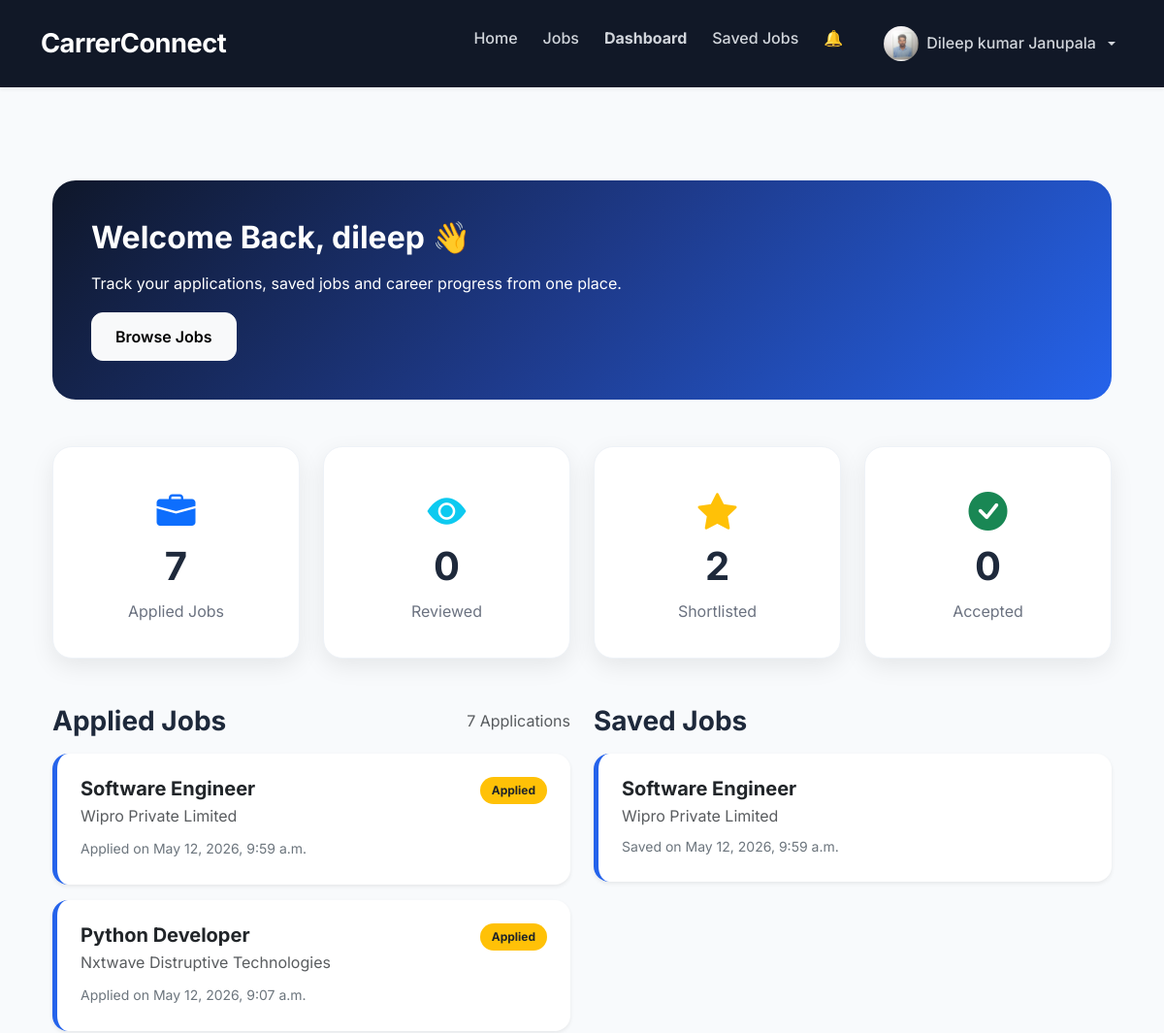
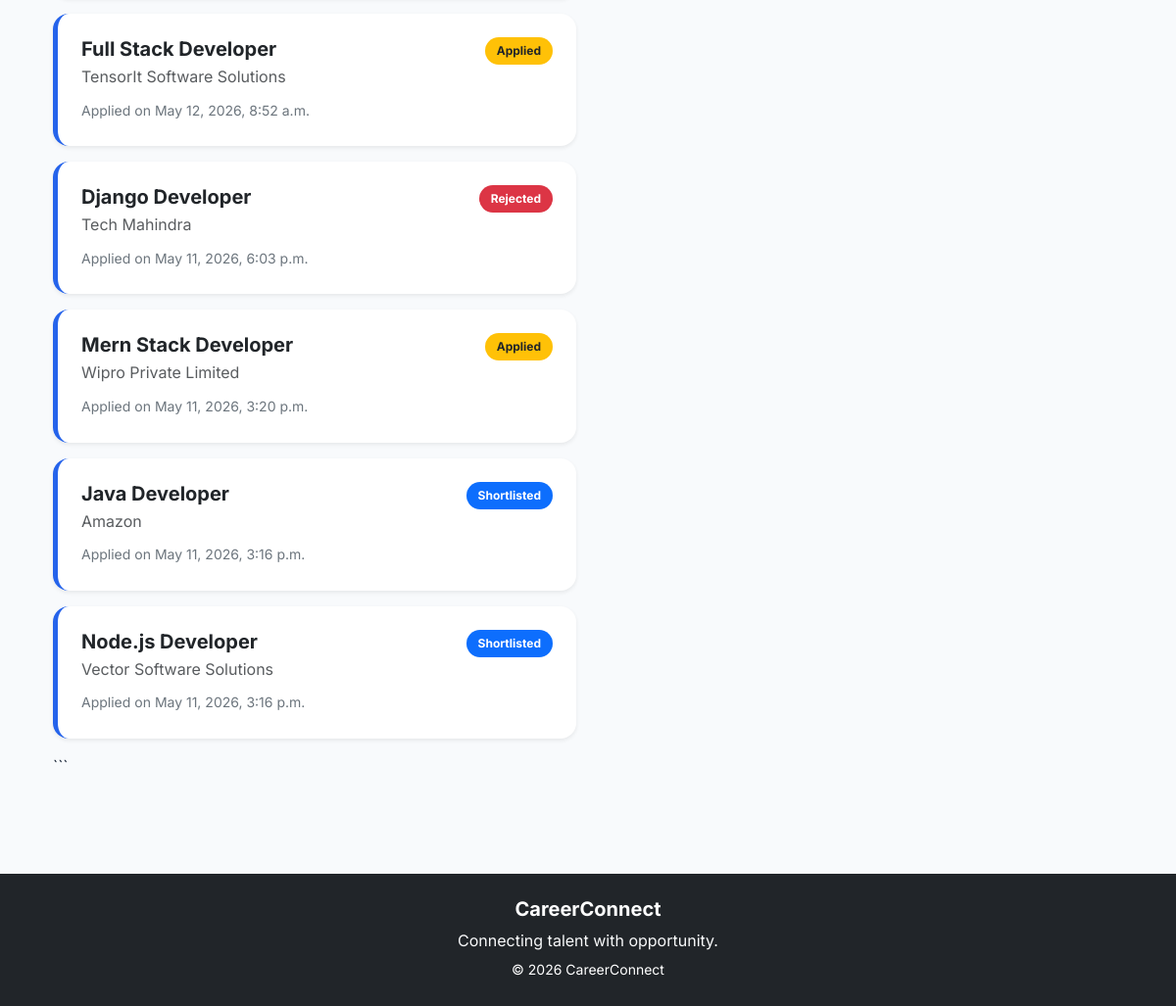
The page /applications/candidate/dashboard/ (signed in) on the database its author committed (2 pictures, top to bottom).
### accounts/models.py (models this page shows, shortened)
class UserProfile(models.Model):
    ROLE_CHOICES = (
        ('candidate', 'Candidate'),
        ('recruiter', 'Recruiter'),
    )
    user = models.OneToOneField(
        User,
        on_delete=models.CASCADE
    )
    full_name = models.CharField(
    max_length=200,
    blank=True
)
    role = models.CharField(
        max_length=20,
        choices=ROLE_CHOICES,
         default='candidate'
    )
    profile_image = models.ImageField(
        upload_to='profile_images/',
        blank=True,
        null=True
    )
    bio = models.TextField(
        blank=True,
        null=True
    )
    skills = models.CharField(
        max_length=300,
        blank=True,
        null=True
    )
    education = models.TextField(
        blank=True,
        null=True
    )
    experience = models.TextField(
        blank=True,
        null=True
    )
    resume = models.FileField(
        upload_to='resumes/',
        blank=True,
        null=True
    )
    company_name = models.CharField(
        max_length=255,
        blank=True,
        null=True
    )
    company_website = models.URLField(
        blank=True,
        null=True
    )
    company_description = models.TextField(
        blank=True,
        null=True
    )

### applications/models.py (models this page shows, shortened)
class Application(models.Model):
    STATUS_CHOICES = [
    ('applied', 'Applied'),
    ('reviewed', 'Reviewed'),
    ('shortlisted', 'Shortlisted'),
    ('accepted', 'Accepted'),
    ('rejected', 'Rejected'),
]
    job = models.ForeignKey(
        Job,
        on_delete=models.CASCADE
    )
    applicant = models.ForeignKey(
        User,
        on_delete=models.CASCADE
    )
    status = models.CharField(
    max_length=20,
    choices=STATUS_CHOICES,
    default='applied'
)
    applied_at = models.DateTimeField(
        auto_now_add=True
    )

class SavedJob(models.Model):
    user = models.ForeignKey(
        User,
        on_delete=models.CASCADE
    )
    job = models.ForeignKey(
        'jobs.Job',
        on_delete=models.CASCADE
    )
    saved_at = models.DateTimeField(
        auto_now_add=True
    )
    class Meta:
        unique_together = (
            'user',
            'job'
        )

### jobs/models.py (models this page shows, shortened)
class Job(models.Model):
    JOB_TYPE_CHOICES = (
        ('full_time', 'Full Time'),
        ('part_time', 'Part Time'),
        ('internship', 'Internship'),
        ('remote', 'Remote'),
)
    EXPERIENCE_LEVEL_CHOICES = (
    ('fresher', 'Fresher'),
    ('junior', 'Junior'),
    ('mid', 'Mid Level'),
    ('senior', 'Senior'),
)
    recruiter = models.ForeignKey(
        User,
        on_delete=models.CASCADE
    )
    title = models.CharField(
        max_length=255
    )
    company_name = models.CharField(
        max_length=255
    )
    company_logo = models.ImageField(
    upload_to='company_logos/',
    blank=True,
    null=True
    )
    location = models.CharField(
        max_length=255
    )
    salary = models.CharField(
        max_length=100
    )
    job_type = models.CharField(
        max_length=50,
        choices=JOB_TYPE_CHOICES
    )
    experience_level = models.CharField(
    max_length=50,
    choices=EXPERIENCE_LEVEL_CHOICES,
    default='fresher'
)
    description = models.TextField()
    requirements = models.TextField()
    created_at = models.DateTimeField(
        auto_now_add=True
    )
    updated_at = models.DateTimeField(
        auto_now=True
    )

### applications/views.py (the view)
@login_required
def candidate_dashboard_view(request):
    if request.user.userprofile.role != 'candidate':
        return redirect('home')
    applied_jobs = Application.objects.filter(
        applicant=request.user
    ).order_by('-applied_at')
    saved_jobs = SavedJob.objects.filter(
        user=request.user
    ).order_by('-saved_at')
    context = {
        'applied_jobs': applied_jobs,
        'saved_jobs': saved_jobs,
        'total_applied': applied_jobs.count(),
        'reviewed_count': applied_jobs.filter(
            status='reviewed'
        ).count(),
        'shortlisted_count': applied_jobs.filter(
            status='shortlisted'
        ).count(),
        'accepted_count': applied_jobs.filter(
            status='accepted'
        ).count(),
    }
    return render(
        request,
        'applications/candidate_dashboard.html',
        context
    )

### accounts/context_processors.py (called while the page is built)
def notification_count(request):
    if request.user.is_authenticated:
        count = Notification.objects.filter(
            user=request.user,
            is_read=False
        ).count()
        return {
            'notification_count': count
        }
    return {
        'notification_count': 0
    }

### templates/applications/candidate_dashboard.html (shortened to what this page needs)
{% extends 'base.html' %}
{% block content %}
<div class="container py-5">
<div class="welcome-banner mb-5">
    <h2 class="fw-bold mb-3">
        Welcome Back, {{ request.user.username }} 👋
    </h2>
    <p class="mb-3">
        Track your applications, saved jobs and career progress from one place.
    </p>
    <a href="{% url 'jobs' %}" class="btn btn-light fw-semibold">
        Browse Jobs
    </a>
</div>
<div class="row g-4 mb-5">
    <div class="col-md-3">
        <div class="dashboard-card">
            <i class="bi bi-briefcase-fill text-primary"></i>
            <h2>{{ total_applied }}</h2>
            <p>Applied Jobs</p>
        </div>
    </div>
    <div class="col-md-3">
        <div class="dashboard-card">
            <i class="bi bi-eye-fill text-info"></i>
            <h2>{{ reviewed_count }}</h2>
            <p>Reviewed</p>
        </div>
    </div>
    <div class="col-md-3">
        <div class="dashboard-card">
            <i class="bi bi-star-fill text-warning"></i>
            <h2>{{ shortlisted_count }}</h2>
            <p>Shortlisted</p>
        </div>
    </div>
    <div class="col-md-3">
        <div class="dashboard-card">
            <i class="bi bi-check-circle-fill text-success"></i>
            <h2>{{ accepted_count }}</h2>
            <p>Accepted</p>
        </div>
    </div>
</div>
<div class="row g-4">
    <div class="col-lg-6">
        <div class="d-flex justify-content-between align-items-center mb-3">
    <h3 class="fw-bold mb-0">
        Applied Jobs
    </h3>
    <span class="text-muted">
        {{ total_applied }} Application{{ total_applied|pluralize }}
    </span>
</div>
        {% for application in applied_jobs %}
        <div class="card application-card border-0 shadow-sm rounded-4 p-4 mb-3">
            <div class="d-flex justify-content-between align-items-start">
                <div>
                    <h5 class="fw-bold mb-1">
                        {{ application.job.title }}
                    </h5>
                    <p class="text-muted mb-2">
                        {{ application.job.company_name }}
                    </p>
                    <small class="text-secondary">
                        Applied on {{ application.applied_at }}
                    </small>
                </div>
                <div>
                    {% if application.status == 'applied' %}
                        <span class="badge bg-warning text-dark">Applied</span>
                    {% elif application.status == 'reviewed' %}
                        <span class="badge bg-info text-dark">Reviewed</span>
                    {% elif application.status == 'shortlisted' %}
                        <span class="badge bg-primary">Shortlisted</span>
                    {% elif application.status == 'accepted' %}
                        <span class="badge bg-success">Accepted</span>
                    {% elif application.status == 'rejected' %}
                        <span class="badge bg-danger">Rejected</span>
                    {% endif %}
                </div>
            </div>
        </div>
        {% endfor %}
    </div>
    <div class="col-lg-6">
        <h3 class="fw-bold mb-3">
            Saved Jobs
        </h3>
        {% for saved in saved_jobs %}
        <div class="card application-card border-0 shadow-sm rounded-4 p-4 mb-3">
            <h5 class="fw-bold mb-1">
                {{ saved.job.title }}
            </h5>
            <p class="text-muted mb-2">
                {{ saved.job.company_name }}
            </p>
            <small class="text-secondary">
                Saved on {{ saved.saved_at }}
            </small>
        </div>
        {% endfor %}
    </div>
</div>
```
</div>
{% endblock %}

### templates/base.html (shortened to what this page needs)
{% load static %}
<!DOCTYPE html>
<html lang="en">
<head>
<link rel="stylesheet"
href="https://cdn.jsdelivr.net/npm/bootstrap-icons@1.11.3/font/bootstrap-icons.min.css">
<link
    href="https://cdn.jsdelivr.net/npm/bootstrap@5.3.3/dist/css/bootstrap.min.css"
    rel="stylesheet">
<link
    rel="stylesheet"
    href="{% static 'css/style.css' %}">
</head>
<body>
    <nav class="navbar navbar-expand-lg navbar-dark shadow-sm">
        <div class="container">
            <a class="navbar-brand fw-bold" href="{% url 'home' %}">
                CarrerConnect
            </a>
            <div class="collapse navbar-collapse" id="navbarNav">
                <ul class="navbar-nav ms-auto">
                    <li class="nav-item">
                        <a class="nav-link {% if request.path == '/' %}active fw-bold{% endif %}"
                                href="{% url 'home' %}">
                            Home
                        </a>
                    </li>
                    <li class="nav-item">
                       <a class="nav-link {% if '/jobs/' in request.path %}active fw-bold{% endif %}"
                            href="{% url 'jobs' %}">
                            Jobs
                        </a>
                    </li>
                           {% if user.is_authenticated %}
                                    {% if user.userprofile.role == 'candidate' %}
                                    <li class="nav-item">
                                        <a class="nav-link {% if '/applications/candidate/dashboard/' in request.path %}active fw-bold{% endif %}"
                                            href="{% url 'candidate_dashboard' %}">
                                            Dashboard
                                        </a>
                                    </li>
                                        <li class="nav-item">
                                            <a class="nav-link {% if '/applications/saved-jobs/' in request.path %}active fw-bold{% endif %}"
                                                href="{% url 'saved_jobs' %}">
                                                Saved Jobs
                                            </a>
                                        </li>
                                    {% endif %}
                                <li class="nav-item me-3">
                                    <a class="nav-link position-relative text-white"
                                    href="{% url 'notifications' %}">
                                        🔔
                                    </a>
                                </li>
                                    <li class="nav-item dropdown">
                                    <a class="nav-link dropdown-toggle d-flex align-items-center gap-2 {% if '/accounts/profile/' in request.path %}active fw-bold{% endif %}"
                                    href="#"
                                    role="button"
                                    data-bs-toggle="dropdown"
                                    aria-expanded="false">
                                        {% if user.userprofile.profile_image %}
                                            <img src="{{ user.userprofile.profile_image.url }}"
                                                width="36"
                                                height="36"
                                                class="rounded-circle"
                                                style="object-fit: cover;">
        {% else %}
            <div class="bg-secondary rounded-circle"
                 style="width: 36px;
                        height: 36px;">
            </div>
        {% endif %}
        <span>
            {% if user.userprofile.full_name %}
                {{ user.userprofile.full_name }}
            {% else %}
                {{ request.user.username }}
            {% endif %}
        </span>
    </a>
</li>
                                {% endif %}
                </ul>
            </div>
        </div>
    </nav>
    <div
    id="toastBox"
    class="position-fixed top-0 end-0 p-3"
    style="z-index: 9999;">
</div>
<div class="container mt-5">
    {% block content %}
    {% endblock %}
</div>
    <footer class="bg-dark text-white text-center py-4 mt-5">
    <h5 class="fw-bold">
        CareerConnect
    </h5>
    <p class="text-light mb-1">
        Connecting talent with opportunity.
    </p>
    <small>
        © 2026 CareerConnect
    </small>
</footer>
</body>
</html>

### static/css/style.css (style rules this page uses)
body { font-family: 'Inter', sans-serif; background: #f8fafc; color: #1e293b; line-height: 1.6; }
.navbar { padding: 16px 0; box-shadow: 0 2px 20px rgba(0,0,0,0.08); }
.navbar-brand { font-size: 1.5rem; font-weight: 800; letter-spacing: 0.5px; }
.btn { border-radius: 12px; font-weight: 600; padding: 12px 24px; transition: 0.3s ease; }
.card { border: none; border-radius: 20px; background: #ffffff; box-shadow: 0 10px 30px rgba(0,0,0,0.05); transition: 0.3s ease; }
.badge { padding: 8px 12px; border-radius: 20px; }
.dashboard-card { text-align: center; padding: 30px; }
.dashboard-card h1, .dashboard-card h2 { font-weight: 800; }
footer { margin-top: 80px; padding: 20px; }
.navbar { background: #111827 !important; padding: 18px 0; }
.navbar-brand { font-size: 1.7rem; font-weight: 800; letter-spacing: -0.5px; }
.navbar .nav-link { color: #d1d5db !important; font-weight: 500; margin-left: 10px; transition: all 0.3s ease; }
.welcome-banner { background: linear-gradient( 135deg, #0f172a 0%, #1e3a8a 50%, #2563eb 100% ); color:white; padding:40px; border-radius:24px; }
.welcome-banner h2 { margin-bottom:10px; }
.dashboard-card { background:#fff; border-radius:20px; padding:35px 20px; text-align:center; box-shadow:0 8px 25px rgba(0,0,0,.08); transition:all .3s ease; height:100%; border:1px solid #eef2f7; }
.dashboard-card i { font-size:2.5rem; color:#2563eb; margin-bottom:15px; }
.dashboard-card h2 { font-size:2.5rem; font-weight:700; margin-bottom:10px; }
.dashboard-card p { font-size:1rem; color:#6b7280; margin-bottom:0; }
.application-card { transition:.3s; border-left:5px solid #2563eb !important; }

### rows shown on the page
Application: job "Software Engineer", job.company_name "Wipro Private Limited", applied_at "May 12, 2026, 9:59 a.m.", status "Applied"
Application: job "Python Developer", job.company_name "Nxtwave Distruptive Technologies", applied_at "May 12, 2026, 9:07 a.m.", status "Applied"
Application: job "Full Stack Developer", job.company_name "TensorIt Software Solutions", applied_at "May 12, 2026, 8:52 a.m.", status "Applied"
Application: job "Django Developer", job.company_name "Tech Mahindra", applied_at "May 11, 2026, 6:03 p.m.", status "Rejected"
Application: job "Mern Stack Developer", job.company_name "Wipro Private Limited", applied_at "May 11, 2026, 3:20 p.m.", status "Applied"
Application: job "Java Developer", job.company_name "Amazon", applied_at "May 11, 2026, 3:16 p.m.", status "Shortlisted"
Application: job "Node.js Developer", job.company_name "Vector Software Solutions", applied_at "May 11, 2026, 3:16 p.m.", status "Shortlisted"
SavedJob: job "Software Engineer", job.company_name "Wipro Private Limited", saved_at "May 12, 2026, 9:59 a.m."

### other values the page prints
{{ user.userprofile.full_name }} "Dileep kumar Janupala"
{{ request.user.username }} "dileep"
{{ total_applied }} "7"
{{ reviewed_count }} "0"
{{ shortlisted_count }} "2"
{{ accepted_count }} "0"
